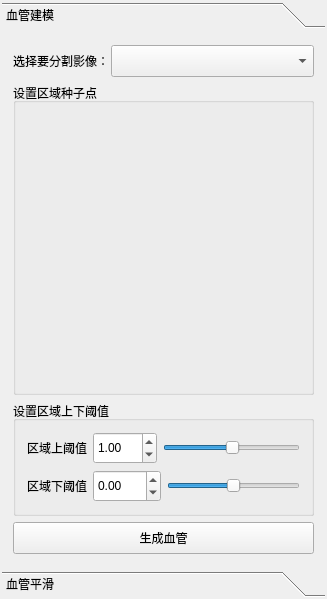
<?xml version="1.0" encoding="UTF-8"?>
<ui version="4.0">
 <class>WxVesselSegmentationController</class>
 <widget class="QWidget" name="WxVesselSegmentationController">
  <property name="enabled">
   <bool>true</bool>
  </property>
  <property name="geometry">
   <rect>
    <x>0</x>
    <y>0</y>
    <width>327</width>
    <height>599</height>
   </rect>
  </property>
  <property name="minimumSize">
   <size>
    <width>0</width>
    <height>0</height>
   </size>
  </property>
  <property name="windowTitle">
   <string>WxVesselSegmentationController</string>
  </property>
  <layout class="QVBoxLayout" name="verticalLayout">
   <property name="spacing">
    <number>2</number>
   </property>
   <property name="leftMargin">
    <number>2</number>
   </property>
   <property name="topMargin">
    <number>2</number>
   </property>
   <property name="rightMargin">
    <number>2</number>
   </property>
   <property name="bottomMargin">
    <number>2</number>
   </property>
   <item>
    <widget class="QToolBox" name="toolBox">
     <property name="currentIndex">
      <number>0</number>
     </property>
     <widget class="QWidget" name="pageCreateSurface">
      <property name="geometry">
       <rect>
        <x>0</x>
        <y>0</y>
        <width>323</width>
        <height>535</height>
       </rect>
      </property>
      <attribute name="icon">
       <iconset>
        <normaloff>:/WxSegmentationPerspective/segmentation.png</normaloff>:/WxSegmentationPerspective/segmentation.png</iconset>
      </attribute>
      <attribute name="label">
       <string>血管建模</string>
      </attribute>
      <layout class="QVBoxLayout" name="verticalLayout_2">
       <item>
        <layout class="QHBoxLayout" name="horizontalLayout_3">
         <property name="spacing">
          <number>2</number>
         </property>
         <item>
          <widget class="QLabel" name="lblImageSelector">
           <property name="sizePolicy">
            <sizepolicy hsizetype="Preferred" vsizetype="Preferred">
             <horstretch>0</horstretch>
             <verstretch>0</verstretch>
            </sizepolicy>
           </property>
           <property name="minimumSize">
            <size>
             <width>0</width>
             <height>0</height>
            </size>
           </property>
           <property name="maximumSize">
            <size>
             <width>16777215</width>
             <height>16777215</height>
            </size>
           </property>
           <property name="font">
            <font>
             <family>Sans Serif</family>
            </font>
           </property>
           <property name="text">
            <string>选择要分割影像：</string>
           </property>
          </widget>
         </item>
         <item>
          <widget class="QmitkDataStorageComboBox" name="cmbbxImageSelector">
           <property name="sizePolicy">
            <sizepolicy hsizetype="Expanding" vsizetype="Fixed">
             <horstretch>0</horstretch>
             <verstretch>0</verstretch>
            </sizepolicy>
           </property>
           <property name="minimumSize">
            <size>
             <width>0</width>
             <height>32</height>
            </size>
           </property>
          </widget>
         </item>
        </layout>
       </item>
       <item>
        <widget class="QGroupBox" name="groupBox_3">
         <property name="sizePolicy">
          <sizepolicy hsizetype="Preferred" vsizetype="Expanding">
           <horstretch>0</horstretch>
           <verstretch>0</verstretch>
          </sizepolicy>
         </property>
         <property name="title">
          <string>设置区域种子点</string>
         </property>
         <layout class="QVBoxLayout" name="verticalLayout_5">
          <property name="spacing">
           <number>2</number>
          </property>
          <property name="leftMargin">
           <number>2</number>
          </property>
          <property name="topMargin">
           <number>2</number>
          </property>
          <property name="rightMargin">
           <number>2</number>
          </property>
          <property name="bottomMargin">
           <number>2</number>
          </property>
          <item>
           <widget class="QmitkPointListWidget" name="lstPoints" native="true">
            <property name="minimumSize">
             <size>
              <width>0</width>
              <height>200</height>
             </size>
            </property>
           </widget>
          </item>
         </layout>
        </widget>
       </item>
       <item>
        <widget class="QGroupBox" name="groupBox_4">
         <property name="title">
          <string>设置区域上下阈值</string>
         </property>
         <layout class="QVBoxLayout" name="verticalLayout_4">
          <item>
           <layout class="QHBoxLayout" name="horizontalLayout_2">
            <item>
             <widget class="QLabel" name="label_7">
              <property name="text">
               <string>区域上阈值</string>
              </property>
             </widget>
            </item>
            <item>
             <widget class="QDoubleSpinBox" name="spbxUpperThreshold">
              <property name="sizePolicy">
               <sizepolicy hsizetype="Preferred" vsizetype="Fixed">
                <horstretch>0</horstretch>
                <verstretch>0</verstretch>
               </sizepolicy>
              </property>
              <property name="minimumSize">
               <size>
                <width>0</width>
                <height>32</height>
               </size>
              </property>
              <property name="maximum">
               <double>500.000000000000000</double>
              </property>
              <property name="value">
               <double>1.000000000000000</double>
              </property>
             </widget>
            </item>
            <item>
             <widget class="QSlider" name="hsldUpperThreshold">
              <property name="minimumSize">
               <size>
                <width>0</width>
                <height>32</height>
               </size>
              </property>
              <property name="minimum">
               <number>-32767</number>
              </property>
              <property name="maximum">
               <number>32767</number>
              </property>
              <property name="pageStep">
               <number>1</number>
              </property>
              <property name="value">
               <number>300</number>
              </property>
              <property name="orientation">
               <enum>Qt::Horizontal</enum>
              </property>
             </widget>
            </item>
           </layout>
          </item>
          <item>
           <layout class="QHBoxLayout" name="horizontalLayout">
            <item>
             <widget class="QLabel" name="label_6">
              <property name="text">
               <string>区域下阈值</string>
              </property>
             </widget>
            </item>
            <item>
             <widget class="QDoubleSpinBox" name="spbxLowerThreshold">
              <property name="sizePolicy">
               <sizepolicy hsizetype="Preferred" vsizetype="Fixed">
                <horstretch>0</horstretch>
                <verstretch>0</verstretch>
               </sizepolicy>
              </property>
              <property name="minimumSize">
               <size>
                <width>0</width>
                <height>32</height>
               </size>
              </property>
              <property name="minimum">
               <double>-500.000000000000000</double>
              </property>
              <property name="maximum">
               <double>500.000000000000000</double>
              </property>
             </widget>
            </item>
            <item>
             <widget class="QSlider" name="hsldLowerThreshold">
              <property name="minimumSize">
               <size>
                <width>0</width>
                <height>32</height>
               </size>
              </property>
              <property name="minimum">
               <number>-32767</number>
              </property>
              <property name="maximum">
               <number>32767</number>
              </property>
              <property name="value">
               <number>100</number>
              </property>
              <property name="orientation">
               <enum>Qt::Horizontal</enum>
              </property>
             </widget>
            </item>
           </layout>
          </item>
         </layout>
        </widget>
       </item>
       <item>
        <widget class="QPushButton" name="pbtnCreateVesselSurfaceFromMask">
         <property name="minimumSize">
          <size>
           <width>0</width>
           <height>32</height>
          </size>
         </property>
         <property name="text">
          <string>生成血管</string>
         </property>
         <property name="icon">
          <iconset>
           <normaloff>:/WxSegmentationPerspective/interactive.png</normaloff>:/WxSegmentationPerspective/interactive.png</iconset>
         </property>
        </widget>
       </item>
      </layout>
     </widget>
     <widget class="QWidget" name="pageCreateSmoothSurface">
      <property name="geometry">
       <rect>
        <x>0</x>
        <y>0</y>
        <width>185</width>
        <height>132</height>
       </rect>
      </property>
      <attribute name="icon">
       <iconset>
        <normaloff>:/WxSegmentationPerspective/segmentation.png</normaloff>:/WxSegmentationPerspective/segmentation.png</iconset>
      </attribute>
      <attribute name="label">
       <string>血管平滑</string>
      </attribute>
      <layout class="QVBoxLayout" name="verticalLayout_7">
       <property name="spacing">
        <number>2</number>
       </property>
       <property name="leftMargin">
        <number>2</number>
       </property>
       <property name="topMargin">
        <number>2</number>
       </property>
       <property name="rightMargin">
        <number>2</number>
       </property>
       <property name="bottomMargin">
        <number>2</number>
       </property>
       <item>
        <layout class="QHBoxLayout" name="horizontalLayout_4">
         <property name="spacing">
          <number>2</number>
         </property>
         <item>
          <widget class="QLabel" name="lblSurfaceSelector">
           <property name="sizePolicy">
            <sizepolicy hsizetype="Preferred" vsizetype="Preferred">
             <horstretch>0</horstretch>
             <verstretch>0</verstretch>
            </sizepolicy>
           </property>
           <property name="minimumSize">
            <size>
             <width>0</width>
             <height>0</height>
            </size>
           </property>
           <property name="maximumSize">
            <size>
             <width>16777215</width>
             <height>16777215</height>
            </size>
           </property>
           <property name="font">
            <font>
             <family>Sans Serif</family>
            </font>
           </property>
           <property name="text">
            <string>选择血管曲面模型：</string>
           </property>
          </widget>
         </item>
         <item>
          <widget class="QmitkDataStorageComboBox" name="cmbbxSurfaceSelector">
           <property name="sizePolicy">
            <sizepolicy hsizetype="Expanding" vsizetype="Fixed">
             <horstretch>0</horstretch>
             <verstretch>0</verstretch>
            </sizepolicy>
           </property>
           <property name="minimumSize">
            <size>
             <width>0</width>
             <height>32</height>
            </size>
           </property>
          </widget>
         </item>
        </layout>
       </item>
       <item>
        <widget class="QGroupBox" name="groupBox">
         <property name="sizePolicy">
          <sizepolicy hsizetype="Preferred" vsizetype="Expanding">
           <horstretch>0</horstretch>
           <verstretch>0</verstretch>
          </sizepolicy>
         </property>
         <property name="title">
          <string>血管起点</string>
         </property>
         <layout class="QVBoxLayout" name="verticalLayout_3">
          <property name="spacing">
           <number>2</number>
          </property>
          <property name="leftMargin">
           <number>2</number>
          </property>
          <property name="topMargin">
           <number>2</number>
          </property>
          <property name="rightMargin">
           <number>2</number>
          </property>
          <property name="bottomMargin">
           <number>2</number>
          </property>
          <item>
           <widget class="QmitkPointListWidget" name="lstPoints_3" native="true"/>
          </item>
         </layout>
        </widget>
       </item>
       <item>
        <widget class="QGroupBox" name="groupBox_2">
         <property name="sizePolicy">
          <sizepolicy hsizetype="Preferred" vsizetype="Expanding">
           <horstretch>0</horstretch>
           <verstretch>0</verstretch>
          </sizepolicy>
         </property>
         <property name="title">
          <string>血管止点</string>
         </property>
         <layout class="QVBoxLayout" name="verticalLayout_6">
          <property name="spacing">
           <number>2</number>
          </property>
          <property name="leftMargin">
           <number>2</number>
          </property>
          <property name="topMargin">
           <number>2</number>
          </property>
          <property name="rightMargin">
           <number>2</number>
          </property>
          <property name="bottomMargin">
           <number>2</number>
          </property>
          <item>
           <widget class="QmitkPointListWidget" name="lstPoints_4" native="true"/>
          </item>
         </layout>
        </widget>
       </item>
       <item>
        <widget class="QPushButton" name="pbtnCreateSmoothSurface">
         <property name="minimumSize">
          <size>
           <width>0</width>
           <height>32</height>
          </size>
         </property>
         <property name="text">
          <string>平滑血管</string>
         </property>
         <property name="icon">
          <iconset>
           <normaloff>:/WxSegmentationPerspective/interactive.png</normaloff>:/WxSegmentationPerspective/interactive.png</iconset>
         </property>
        </widget>
       </item>
      </layout>
     </widget>
    </widget>
   </item>
  </layout>
 </widget>
 <layoutdefault spacing="6" margin="11"/>
 <customwidgets>
  <customwidget>
   <class>QmitkDataStorageComboBox</class>
   <extends>QComboBox</extends>
   <header>QmitkDataStorageComboBox.h</header>
  </customwidget>
  <customwidget>
   <class>QmitkPointListWidget</class>
   <extends>QWidget</extends>
   <header>QmitkPointListWidget.h</header>
   <container>1</container>
  </customwidget>
 </customwidgets>
 <resources/>
 <connections/>
</ui>
